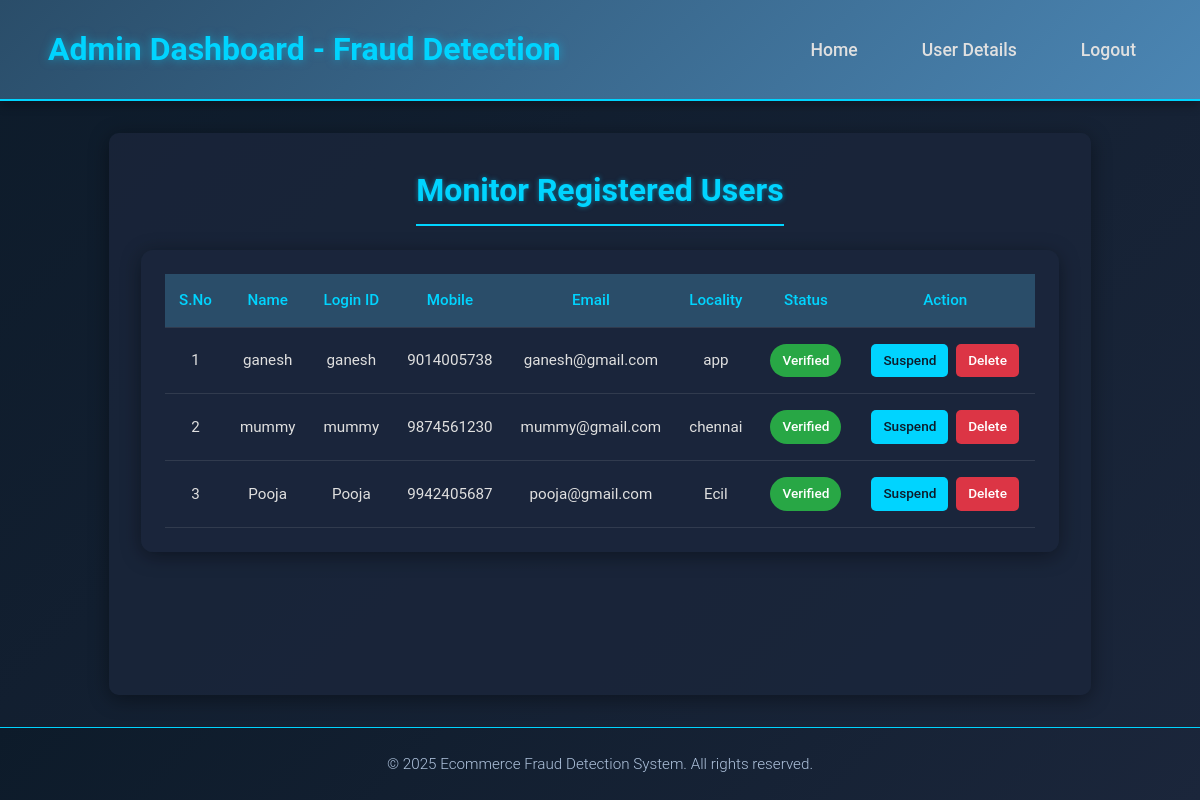
Page /RegisterUsersView/ on the committed database.
### users/models.py (models this page shows, shortened)
class UserRegistrationModel(models.Model):
    name = models.CharField(max_length=100)
    loginid = models.CharField(unique=True, max_length=100)
    password = models.CharField(max_length=100)
    mobile = models.CharField(unique=True, max_length=100)
    email = models.CharField(unique=True, max_length=100)
    locality = models.CharField(max_length=100)
    address = models.CharField(max_length=1000)
    city = models.CharField(max_length=100)
    state = models.CharField(max_length=100)
    status = models.CharField(max_length=100)
    class Meta:
        db_table = 'UserRegistrations'

### admins/views.py (the view)
# urls.py: path("RegisterUsersView/", admins.RegisterUsersView, name="RegisterUsersView"),
def RegisterUsersView(request):
    data = UserRegistrationModel.objects.all()
    return render(request,'admins/viewregisters.html',{'data':data})

### templates/admins/viewregisters.html (shortened to what this page needs)
{% extends 'admins/Adminbase.html' %}
{% block content %}
<div class="title-section">
    <h2>Monitor Registered Users</h2>
</div>
<div class="table-wrapper">
    <table>
        <thead>
            <tr>
                <th>S.No</th>
                <th>Name</th>
                <th>Login ID</th>
                <th>Mobile</th>
                <th>Email</th>
                <th>Locality</th>
                <th>Status</th>
                <th>Action</th>
            </tr>
        </thead>
        <tbody>
            {% for user in data %}
            <tr>
                <td>{{ forloop.counter }}</td>
                <td>{{ user.name }}</td>
                <td>{{ user.loginid }}</td>
                <td>{{ user.mobile }}</td>
                <td>{{ user.email }}</td>
                <td>{{ user.locality }}</td>
                <td>
                    {% if user.status == 'waiting' %}
                        <span class="badge badge-warning">Pending Review</span>
                    {% elif user.status == 'activated' %}
                        <span class="badge badge-success">Verified</span>
                    {% elif user.status == 'deactivated' %}
                        <span class="badge badge-secondary">Suspended</span>
                    {% endif %}
                </td>
                <td>
                    {% if user.status == 'activated' %}
                        <a class="btn btn-secondary" href="{% url 'deactivate_user' %}?uid={{ user.id }}">Suspend</a>
                    {% endif %}
                    <a class="btn btn-danger" href="{% url 'delete_user' %}?uid={{ user.id }}" onclick="return confirm('Are you sure you want to delete this user?');">Delete</a>
                </td>
            </tr>
            {% empty %}
            <tr>
                <td colspan="8">No registered users found.</td>
            </tr>
            {% endfor %}
        </tbody>
    </table>
</div>
{% endblock %}

### templates/admins/Adminbase.html (shortened to what this page needs)
<!DOCTYPE html>
<html lang="en">
<head>
</head>
<body>
    <header>
        <div class="navbar">
            <h1>Admin Dashboard - Fraud Detection</h1>
            <ul>
                <li><a href="{% url 'index' %}">Home</a></li>
                <li><a href="{% url 'RegisterUsersView' %}">User Details</a></li>
                <li><a href="{% url 'base' %}">Logout</a></li>
            </ul>
        </div>
    </header>
    <div class="container">
        {% block content %}{% endblock %}
    </div>
    <footer>
        <p>© 2025 Ecommerce Fraud Detection System. All rights reserved.</p>
    </footer>
</body>
</html>

### templates/admins/Adminbase.html (style rules this page uses)
* { box-sizing: border-box; margin: 0; padding: 0; }
body { font-family: 'Roboto', sans-serif; background: linear-gradient(135deg, #0d1b2a, #1b263b); color: #e0e0e0; line-height: 1.6; display: flex; flex-direction: column; min-height: 100vh; position: relative; overflow-x: hidden; }
body::before { content: ''; position: fixed; top: 0; left: 0; width: 100%; height: 100%; background: url('https://www.transparenttextures.com/patterns/circuit-board.png') repeat; opacity: 0.1; z-index: -1; }
header { background: linear-gradient(135deg, #2a4d69, #4b86b4); box-shadow: 0 4px 10px rgba(0, 0, 0, 0.3); border-bottom: 2px solid #00d4ff; }
.navbar { display: flex; justify-content: space-between; align-items: center; padding: 1.5rem 3rem; max-width: 1200px; margin: 0 auto; }
.navbar h1 { font-size: 2rem; font-weight: 700; color: #00d4ff; text-shadow: 0 0 10px rgba(0, 212, 255, 0.5); }
.navbar ul { list-style: none; display: flex; gap: 2rem; }
.navbar ul li a { color: #e0e0e0; text-decoration: none; font-weight: 500; font-size: 1.1rem; padding: 0.5rem 1rem; border-radius: 5px; transition: all 0.3s ease; position: relative; }
.navbar ul li a::after { content: ''; position: absolute; bottom: 0; left: 50%; width: 0; height: 2px; background: #00d4ff; transition: all 0.3s ease; transform: translateX(-50%); }
.container { max-width: 1000px; margin: 2rem auto; padding: 0 2rem; flex: 1; background: rgba(27, 38, 59, 0.8); border-radius: 10px; box-shadow: 0 4px 20px rgba(0, 0, 0, 0.4); }
footer { text-align: center; padding: 1.5rem 0; background: linear-gradient(135deg, #0d1b2a, #1b263b); color: #b0c4de; border-top: 1px solid #00d4ff; width: 100%; margin-top: auto; }
footer p { font-size: 0.95rem; font-weight: 300; }

### templates/admins/viewregisters.html (style rules this page uses)
.title-section { text-align: center; margin: 2rem 0 1rem; }
.title-section h2 { color: #00d4ff; font-size: 2rem; font-weight: 700; border-bottom: 2px solid #00d4ff; display: inline-block; padding-bottom: 8px; text-shadow: 0 0 5px rgba(0, 212, 255, 0.5); }
.table-wrapper { overflow-x: auto; margin: 1.5rem auto; max-width: 1200px; padding: 1.5rem; background: rgba(27, 38, 59, 0.9); border-radius: 12px; box-shadow: 0 4px 20px rgba(0, 0, 0, 0.4); }
table { width: 100%; border-collapse: collapse; font-size: 0.95rem; color: #e0e0e0; }
th, td { padding: 14px; text-align: center; border-bottom: 1px solid rgba(255, 255, 255, 0.1); }
th { background: #2a4d69; color: #00d4ff; font-weight: 500; }
tr { transition: background-color 0.3s ease; }
.btn { padding: 6px 12px; border: none; border-radius: 5px; font-weight: 500; font-size: 0.85rem; cursor: pointer; text-decoration: none; transition: all 0.3s ease; display: inline-block; margin: 2px; }
.btn-secondary { background-color: #00d4ff; color: #0d1b2a; }
.btn-danger { background-color: #dc3545; color: #fff; }
.badge { padding: 6px 12px; border-radius: 20px; font-weight: 500; font-size: 0.85rem; display: inline-block; }
.badge-success { background: #28a745; color: #fff; }

### rows in the picture
UserRegistrationModel: name "ganesh", loginid "ganesh", mobile "9014005738", email "ganesh@gmail.com", locality "app", status "Verified"
UserRegistrationModel: name "mummy", loginid "mummy", mobile "9874561230", email "mummy@gmail.com", locality "chennai", status "Verified"
UserRegistrationModel: name "Pooja", loginid "Pooja", mobile "9942405687", email "pooja@gmail.com", locality "Ecil", status "Verified"
